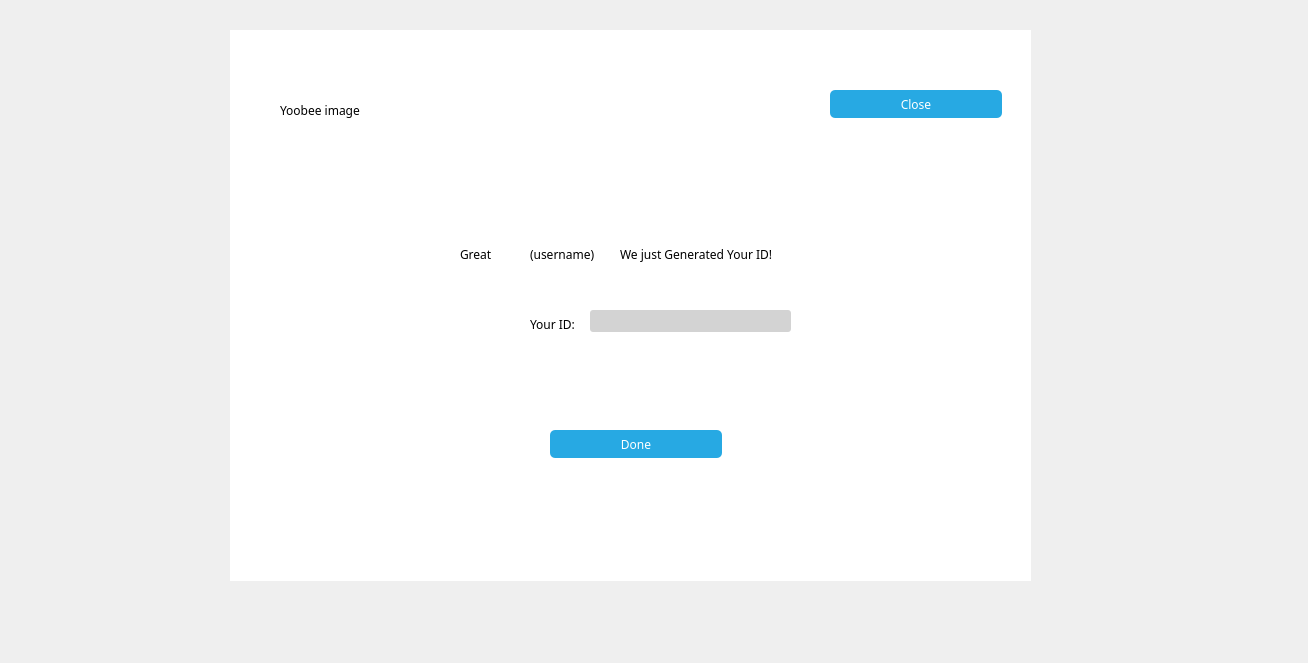
<?xml version="1.0" encoding="UTF-8"?>
<ui version="4.0">
 <class>signupscreen2</class>
 <widget class="QDialog" name="signupscreen2">
  <property name="geometry">
   <rect>
    <x>0</x>
    <y>0</y>
    <width>1308</width>
    <height>663</height>
   </rect>
  </property>
  <property name="windowTitle">
   <string>Yoobee Library System | Sign Up Complete</string>
  </property>
  <property name="windowIcon">
   <iconset>
    <normalon>:/images/favicon.ico</normalon>
   </iconset>
  </property>
  <widget class="QFrame" name="gridFrame_2">
   <property name="geometry">
    <rect>
     <x>230</x>
     <y>30</y>
     <width>801</width>
     <height>551</height>
    </rect>
   </property>
   <property name="styleSheet">
    <string notr="true">*{
background: rgb(255, 255, 255);
fontsize: 15px;
font-family: Century Gothic, sans-serif;
}

QFrame{
border: solid 10px rgba(0, 0, 0);
}

QLineEdit{
color: #8d98a1;
background-color: #d3d3d3;
font-size: 18px;
border-style: outset;
border-radius: 10px;
}

QPushButton{
color: white;
padding: 5px;
background: #27a9e3;
border-style: outset;
border-radius: 5px;
}
QPushButton::pressed{
background-color: rgb(216, 150, 90);
border-style: inset;
}

QPushButton::hover {
background-color: #59c7f7;
}

QPushButton::disabled {
color: #ebebeb;
background-color: #1c7ba6;
}
</string>
   </property>
   <widget class="QLabel" name="img">
    <property name="geometry">
     <rect>
      <x>50</x>
      <y>20</y>
      <width>341</width>
      <height>121</height>
     </rect>
    </property>
    <property name="styleSheet">
     <string notr="true"/>
    </property>
    <property name="text">
     <string>Yoobee image</string>
    </property>
   </widget>
   <widget class="QPushButton" name="close">
    <property name="geometry">
     <rect>
      <x>600</x>
      <y>60</y>
      <width>172</width>
      <height>28</height>
     </rect>
    </property>
    <property name="styleSheet">
     <string notr="true"/>
    </property>
    <property name="text">
     <string>Close</string>
    </property>
   </widget>
   <widget class="QLabel" name="label_4">
    <property name="geometry">
     <rect>
      <x>230</x>
      <y>210</y>
      <width>41</width>
      <height>29</height>
     </rect>
    </property>
    <property name="text">
     <string>Great </string>
    </property>
   </widget>
   <widget class="QLabel" name="user_name">
    <property name="geometry">
     <rect>
      <x>300</x>
      <y>210</y>
      <width>81</width>
      <height>29</height>
     </rect>
    </property>
    <property name="text">
     <string>(username)</string>
    </property>
   </widget>
   <widget class="QLabel" name="label_6">
    <property name="geometry">
     <rect>
      <x>390</x>
      <y>210</y>
      <width>181</width>
      <height>29</height>
     </rect>
    </property>
    <property name="text">
     <string>We just Generated Your ID!</string>
    </property>
   </widget>
   <widget class="QLabel" name="label_7">
    <property name="geometry">
     <rect>
      <x>300</x>
      <y>280</y>
      <width>51</width>
      <height>29</height>
     </rect>
    </property>
    <property name="text">
     <string>Your ID:</string>
    </property>
   </widget>
   <widget class="QLineEdit" name="user_id">
    <property name="geometry">
     <rect>
      <x>360</x>
      <y>280</y>
      <width>201</width>
      <height>22</height>
     </rect>
    </property>
    <property name="styleSheet">
     <string notr="true">QLabel { color: white; }
QLineEdit { border-radius: 3px; }</string>
    </property>
   </widget>
   <widget class="QPushButton" name="done">
    <property name="geometry">
     <rect>
      <x>320</x>
      <y>400</y>
      <width>172</width>
      <height>28</height>
     </rect>
    </property>
    <property name="styleSheet">
     <string notr="true"/>
    </property>
    <property name="text">
     <string>Done</string>
    </property>
   </widget>
  </widget>
 </widget>
 <resources/>
 <connections/>
</ui>
